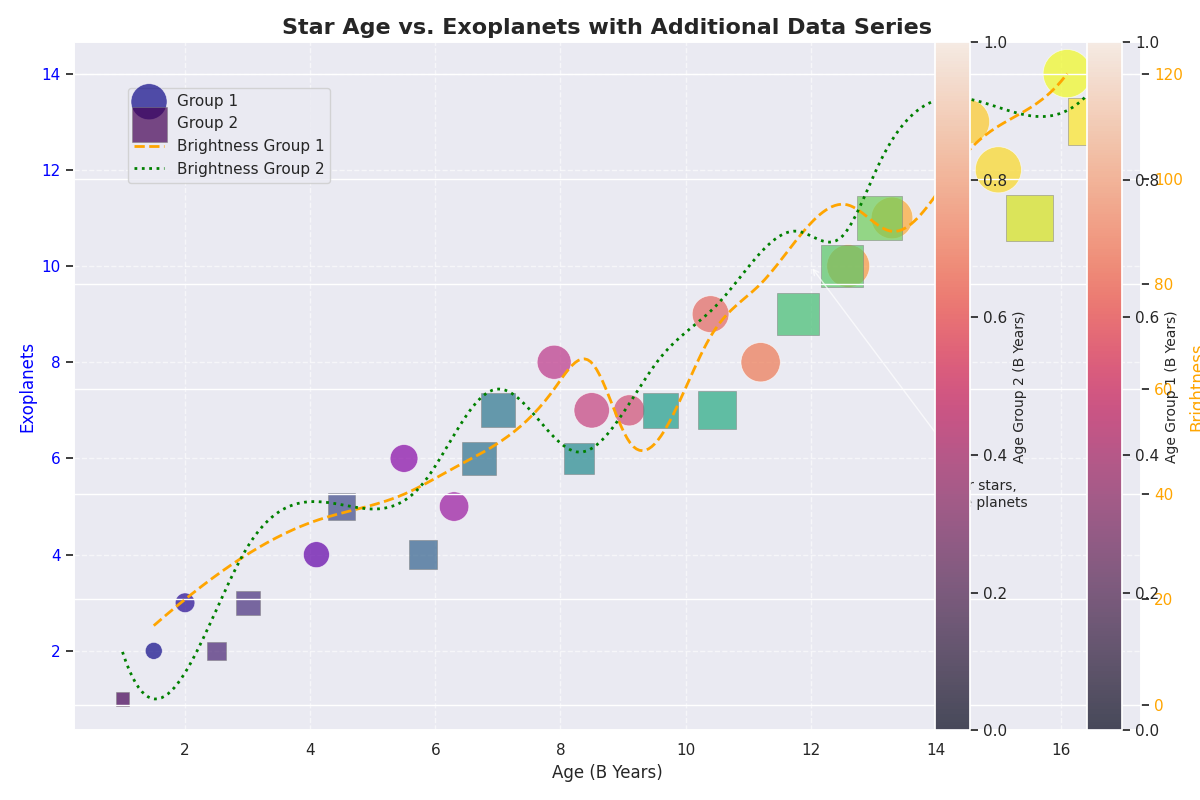

Reproduce this figure in Python.
import matplotlib.pyplot as plt
import numpy as np
from scipy.interpolate import make_interp_spline

# Data preparation
star_ages = np.array([1.5, 2.0, 4.1, 5.5, 6.3, 7.9, 8.5, 9.1, 10.4, 11.2, 12.6, 13.3, 14.5, 15.0, 16.1])
exoplanets_count = np.array([2, 3, 4, 6, 5, 8, 7, 7, 9, 8, 10, 11, 13, 12, 14])
brightness = np.array([15, 20, 35, 40, 45, 60, 65, 50, 70, 80, 95, 90, 105, 110, 120])

# Additional data series
star_ages_group2 = np.array([1.0, 2.5, 3.0, 4.5, 5.8, 6.7, 7.0, 8.3, 9.6, 10.5, 11.8, 12.5, 13.1, 15.5, 16.5])
exoplanets_count_group2 = np.array([1, 2, 3, 5, 4, 6, 7, 6, 7, 7, 9, 10, 11, 11, 13])
brightness_group2 = np.array([10, 18, 30, 38, 42, 58, 60, 48, 66, 76, 90, 89, 103, 112, 117])

# New color maps for both data series
colors1 = plt.cm.plasma((star_ages - star_ages.min()) / (star_ages.max() - star_ages.min()))
colors2 = plt.cm.viridis((star_ages_group2 - star_ages_group2.min()) / (star_ages_group2.max() - star_ages_group2.min()))

fig, ax1 = plt.subplots(figsize=(12, 8))

# First data series scatter plot
scatter1 = ax1.scatter(star_ages, exoplanets_count, s=brightness*10, c=colors1, alpha=0.7, edgecolors='w', linewidth=0.5, label='Group 1')

# Second data series scatter plot
scatter2 = ax1.scatter(star_ages_group2, exoplanets_count_group2, s=brightness_group2*10, c=colors2, alpha=0.7, edgecolors='gray', linewidth=0.5, marker='s', label='Group 2')

ax1.set_xlabel('Age (B Years)', fontsize=12)
ax1.set_ylabel('Exoplanets', fontsize=12, color='blue')
ax1.tick_params(axis='y', labelcolor='blue')

# Plot the smoothed curve for the first group
ax2 = ax1.twinx()
x_smooth1 = np.linspace(star_ages.min(), star_ages.max(), 300)
spl1 = make_interp_spline(star_ages, brightness, k=3)
brightness_smooth1 = spl1(x_smooth1)
ax2.plot(x_smooth1, brightness_smooth1, color='orange', linewidth=2, linestyle='--', label='Brightness Group 1')

# Plot the smoothed curve for the second group
x_smooth2 = np.linspace(star_ages_group2.min(), star_ages_group2.max(), 300)
spl2 = make_interp_spline(star_ages_group2, brightness_group2, k=3)
brightness_smooth2 = spl2(x_smooth2)
ax2.plot(x_smooth2, brightness_smooth2, color='green', linewidth=2, linestyle=':', label='Brightness Group 2')

ax2.set_ylabel('Brightness', fontsize=12, color='orange')
ax2.tick_params(axis='y', labelcolor='orange')

plt.title('Star Age vs. Exoplanets with Additional Data Series', fontsize=16, fontweight='bold')
ax1.grid(True, linestyle='--', alpha=0.6)

cbar1 = plt.colorbar(scatter1, ax=ax1, orientation='vertical', fraction=0.05, pad=0.1)
cbar1.set_label('Age Group 1 (B Years)', fontsize=10)

cbar2 = plt.colorbar(scatter2, ax=ax1, orientation='vertical', fraction=0.05, pad=0.04)
cbar2.set_label('Age Group 2 (B Years)', fontsize=10)

ax1.annotate('Older stars,\nmore planets', xy=(12, 10), xytext=(14, 5),
             arrowprops=dict(facecolor='black', arrowstyle='->', alpha=0.7), fontsize=10)

fig.tight_layout()
fig.legend(loc='upper left', bbox_to_anchor=(0.1, 0.9))

plt.show()
